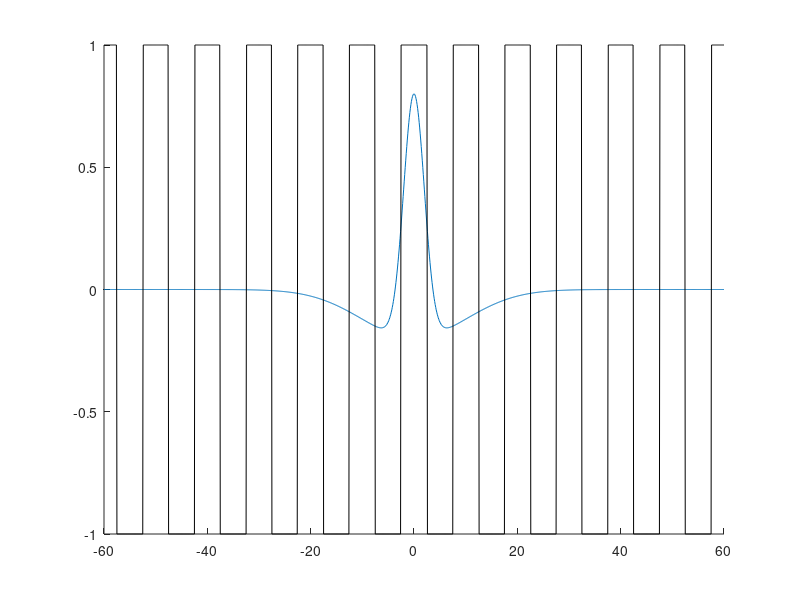
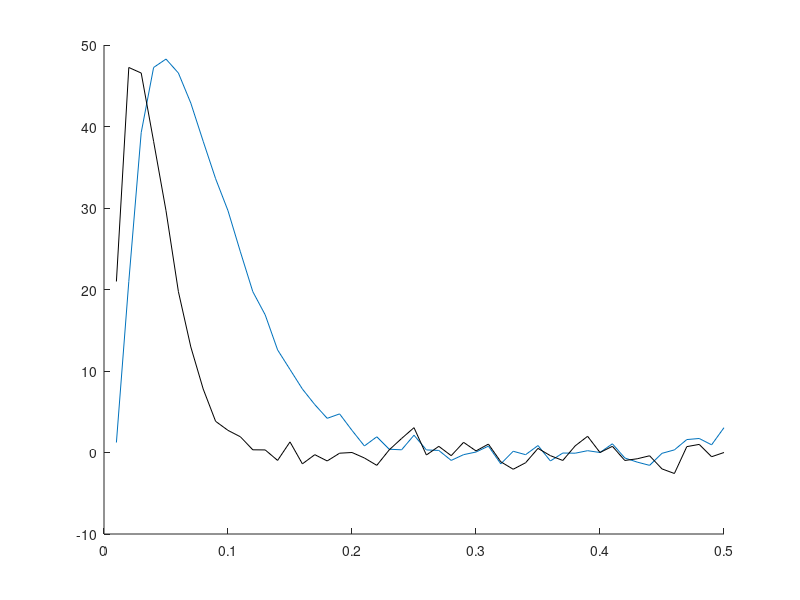
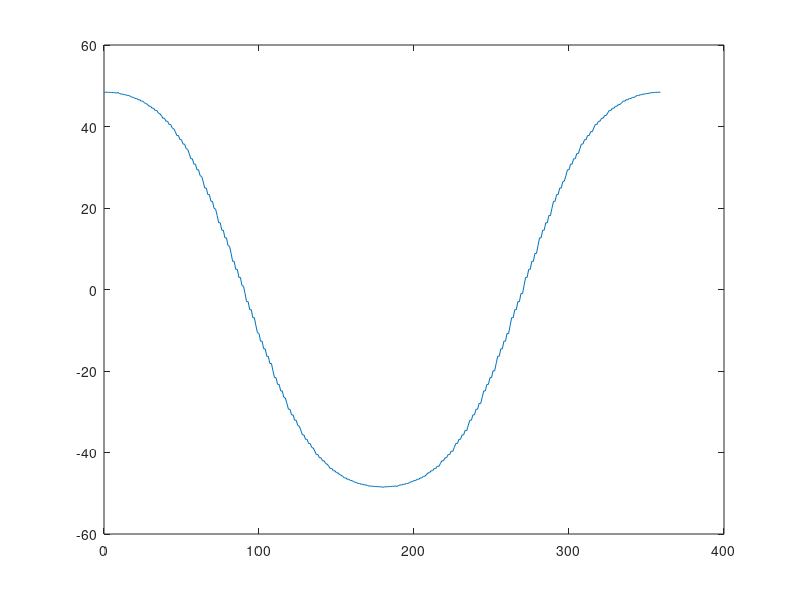

MATLAB code to generate these figures, in order:
function sc_simulate_tuning
%SC_SIMULATE_TUNING
%
% 2014, Alexander Heimel

% sf = 0.01:0.01:0.5;
% r = sfresponse(sf,0.05,0.5);
% plot(sf,r);
% xlabel('Spatial frequency (cpd)');
% ylabel('Response');

theta =-60:0.1:60; % visual angle 
csigma = 2; % center width
ssigma = 5 ; % relative surround width
rf = exp(-(theta/csigma).^2/2)  - 1/ssigma*exp(-(theta/(ssigma*csigma)).^2/2);
sum(rf)

sf = 0.1; % cpd
phase = 0; % degrees
stim = getstim(theta,sf,phase)

figure
plot(theta,rf);
hold on
plot(theta,stim,'k');
box off


sf=0.01:0.01:0.5
phase = 0:1:359;
for i=1:length(sf)
    for j=1:length(phase)
        r(i,j) = getstim(theta,sf(i),phase(j))*rf';
        rc(i,j) = getstim(theta,2*sf(i),phase(j))*rf';
    end
end
figure
hold on
plot(sf,r(:,1));
plot(sf,rc(:,1),'k');

figure
plot(phase,r(sf==0.05,:))

function stim = getstim(theta,sf,phase)
stim = sign(cos(phase/180*pi+360*sf*theta/180*pi));


function r = sfresponse(sf,psf,supp)

r = thresholdlinear( exp( -(sf-psf).^2 ./(2*psf)^2 ) - supp*exp(-sf.^2 ./(2*psf)^2 ));

